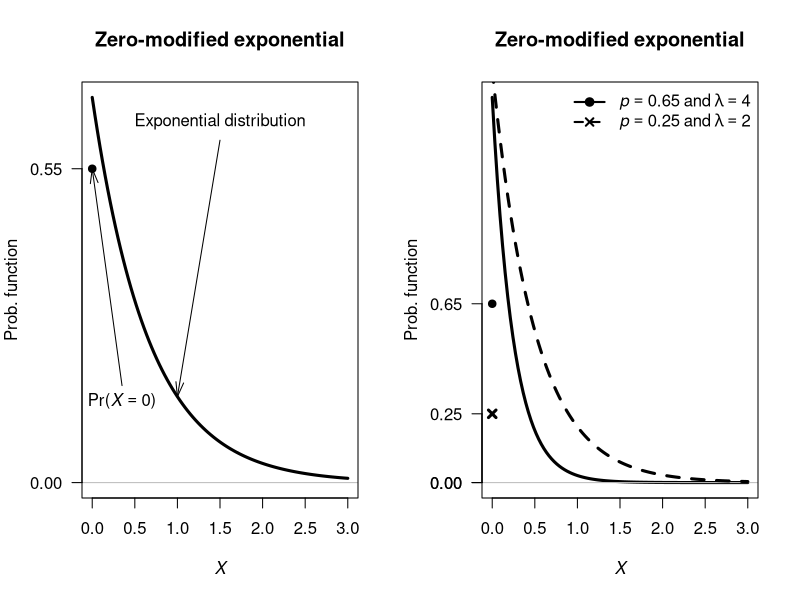
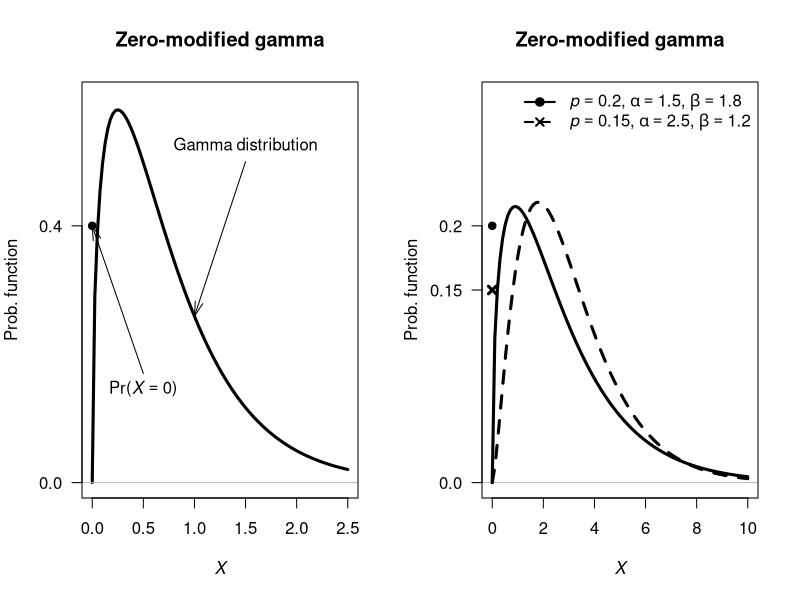

Reproduce these figures in R, in order.
## ---- chunk 1

###  Set up  ###
p <- 0.55
x.rate = 1.5

x <- seq(0, 3,
         length = 100)
y <-  (1 - p) * dexp(x, 
                     rate = x.rate)
                     

par( mfrow = c(1, 2))

###  Plots  ###

plot(y ~ x,
     type = "l",
     axes = FALSE,
     ylim = c(0,
              max( c(y, 1 - p) ) ),
     xlab = expression(italic(X)),
     ylab = expression(Prob.~"function"),
     main = expression(bold(Zero*"-"*modified~exponential)),
     lwd = 3)
abline(h = 0,
       col = "grey")
axis(side = 1)
axis(side = 2,
     at = c(0, 
            p),
     las = 2)
box()

points(x = 0, # Included
       y = p,
       pch = 19)

# Explanatory labels
arrows(x0 = 0.35,
       x1 = 0,
       y0 = 0.17,
       y1 = p,
       length = 0.15,
       angle = 15)
text(x = 0.35,
     y = 0.17,
     pos = 1,
     label = expression(Pr*"("*italic(X)==0*")" ) )


arrows(x0 = 1.5,
       x1 = 1,
       y0 = 0.6,
       y1 = dexp(x = 1, 
                 rate = x.rate) * (1 - p),
       length = 0.15,
       angle = 15)
text(x = 1.5,
     y = 0.6,
     pos = 3,
     label = expression( Exponential~distribution) )




###

p <- 0.65
x.rate = 4

x <- seq(0, 3,
         length = 100)
y <-  (1- p) * dexp(x, 
                    rate = x.rate)

plot(y ~ x,
     type = "l",
     axes = FALSE,
     ylim = c(0,
              max( c(y, p) ) ),
     xlab = expression(italic(X)),
     ylab = expression(Prob.~"function"),
     main = expression(bold(Zero*"-"*modified~exponential)),
     lwd = 3)
abline(h = 0,
       col = "grey")
axis(side = 1)
axis(side = 2,
     at = c(0, 
            p),
     las = 2)
box()

points(x = 0, # Included
       y = p,
       pch = 19)




p <- 0.25
x.rate = 2

x <- seq(0, 3,
         length = 100)
y <-  (1 -p) * dexp(x, 
                    rate = x.rate)
axis(side = 2,
     at = c(0, 
            p),
     las = 2)
lines(y ~ x,
      lwd = 3,
      lty = 2)
points(x = 0, # Included
       y = p,
       lwd = 3,
       pch = 4)

legend("topright",
       lwd = 2,
       pch = c(19, 4),
       lty = c(1, 2),
       bty = "n",
       legend = c(expression(italic(p)==0.65~and~lambda==4),
                  expression(italic(p)==0.25~and~lambda==2)))

## ---- chunk 2

###  Set up  ###
p <- 0.4

alpha <- 1.5
beta  <- 0.5

x <- seq(0, 2.5,
         length = 100)
y <-  (1 - p) * dgamma(x, 
                     shape = alpha,
                     scale = beta)
                     

par( mfrow = c(1, 2))

###  Plots  ###

plot(y ~ x,
     type = "l",
     axes = FALSE,
     ylim = c(0,
              max( c(y, 1 - p) ) ),
     xlab = expression(italic(X)),
     ylab = expression(Prob.~"function"),
     main = expression(bold(Zero*"-"*modified~"gamma")),
     lwd = 3)
abline(h = 0,
       col = "grey")
axis(side = 1)
axis(side = 2,
     at = c(0, 
            p),
     las = 2)
box()

points(x = 0, # Included
       y = p,
       pch = 19)

# Explanatory labels
arrows(x0 = 0.5,
       x1 = 0,
       y0 = 0.17,
       y1 = p,
       length = 0.15,
       angle = 15)
text(x = 0.5,
     y = 0.17,
     pos = 1,
     label = expression(Pr*"("*italic(X)==0*")" ) )


arrows(x0 = 1.5,
       x1 = 1,
       y0 = 0.5,
       y1 = dgamma(x = 1, 
                   shape = alpha,
                   scale = beta) * (1 - p),
       length = 0.15,
       angle = 15)
text(x = 1.5,
     y = 0.5,
     pos = 3,
     label = expression( "Gamma"~distribution) )




###

p <- 0.2
alpha <- 1.5
beta  <- 1.8

x <- seq(0, 10,
         length = 100)
y <-  (1 - p) * dgamma(x, 
                       shape = alpha,
                       scale = beta)

plot(y ~ x,
     type = "l",
     axes = FALSE,
     ylim = c(0,
              0.3 ),
     xlab = expression(italic(X)),
     ylab = expression(Prob.~"function"),
     main = expression(bold(Zero*"-"*modified~"gamma")),
     lwd = 3)
abline(h = 0,
       col = "grey")
axis(side = 1)
axis(side = 2,
     at = c(0, 
            p),
     las = 2)
box()

points(x = 0, # Included
       y = p,
       pch = 19)


###

p <- 0.15
alpha <- 2.5
beta  <- 1.2

y <-  (1 -p) * dgamma(x, 
                      shape = alpha,
                      scale = beta)
axis(side = 2,
     at = p,
     las = 2)
lines(y ~ x,
      lwd = 3,
      lty = 2)
points(x = 0, # Included
       y = p,
       lwd = 3,
       pch = 4)

legend("topright",
       lwd = 2,
       pch = c(19, 4),
       lty = c(1, 2),
       bty = "n",
       legend = c(expression(italic(p)==0.2*","~alpha==1.5*","~beta==1.8),
                  expression(italic(p)==0.15*","~alpha==2.5*","~beta==1.2)))
